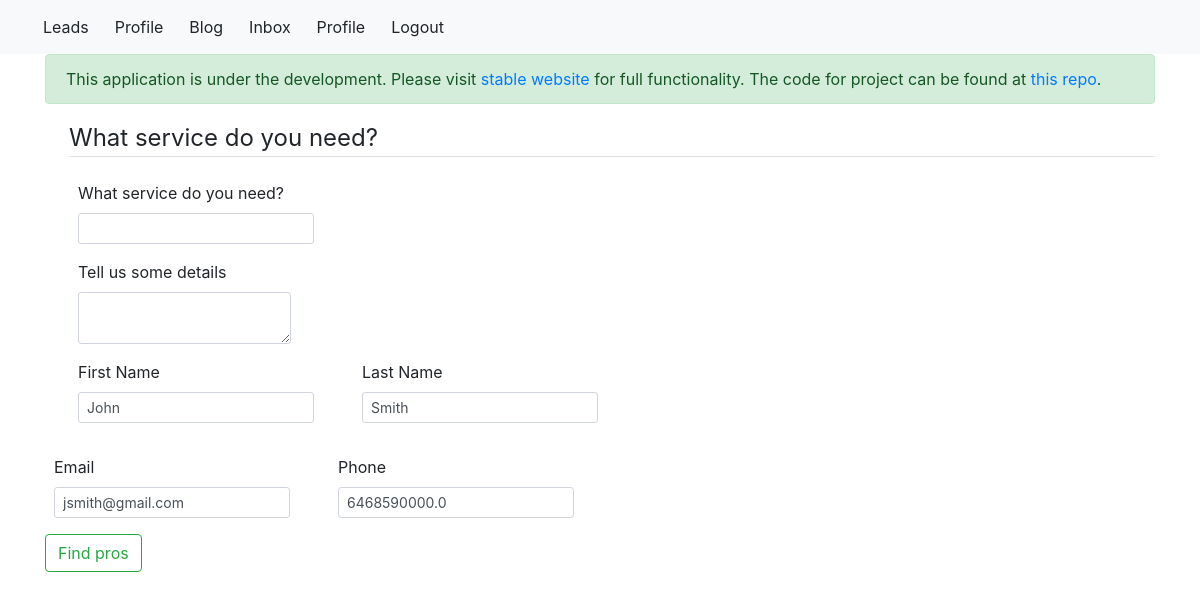
The app's page /service-request (signed in) with its own data.
### app/models.py (models this page shows, shortened)
class User(db.Model, UserMixin):
	id = db.Column(db.Integer, primary_key=True)
	first_name = db.Column(db.String(), nullable=False)
	last_name = db.Column(db.String(), nullable=False)
	email = db.Column(db.String(), nullable=False, unique=True)
	phone = db.Column(db.String(), unique=True)
	picture = db.Column(db.String(), default='https://www.hirerush.com/bundles/theme/images/how-brand.png')
	password = db.Column(db.String())

### app/routes.py (the view, shortened to what this page needs)
@app.route('/service-request', methods=['GET', 'POST'])
def service_request():
    form = ServiceRequestForm()
    try:
        form.phone.data = current_user.phone
        form.email.data = current_user.email
        form.first_name.data = current_user.first_name
        form.last_name.data = current_user.last_name
    except Exception:
        pass
    return render_template('service-request.html', title='Find Pros', form=form, beta=beta)

### app/forms.py (shortened to what this page needs)
class ServiceRequestForm(FlaskForm):
	def check_phone(self, phone):
		if not re.search(r'.*[0-9]{3}\D?[0-9]{3}\D?[0-9]{4}\D?', str(phone)):
			raise ValidationError('Invalid phone number')
	service = StringField('What service do you need?', validators=[DataRequired()])
	add_info = TextAreaField('Tell us some details')
	email = StringField('Email', validators=[DataRequired(), Email()])
	phone = StringField('Phone', validators=[DataRequired(), check_phone])
	first_name = StringField('First Name',
							validators=[DataRequired(),
										Length(min=2, max=40)])
	last_name = StringField('Last Name',
							validators=[DataRequired(),
										Length(min=2, max=40)])
	submit = SubmitField('Find pros')

### app/models.py (called while the page is built)
@login_manager.user_loader
def find_user(user_id):
	return User.query.get(int(user_id))

### app/templates/service-request.html (shortened to what this page needs)
{% extends "base.html" %}
{% block body %}
    <div class="content-section ml-4">
        <form method="POST" action="">
            <fieldset class="form-group">
                <legend class="border-bottom mb-4">What service do you need?</legend>
                <div class="row">
                	<div class="col-xs-6 ml-4 mr-4">
                        <div class="form-group">
                        	{{ form.service.label(class="form-control-label") }}
                            {% if form.service.errors %}
                                {{ form.service(class="form-control form-control-sm is-invalid") }}
                                <div class="invalid-feedback">
                                    {% for error in form.service.errors %}
                                        <span>{{ error }}</span>
                                    {% endfor %}
                                </div>
                            {% else %}
                                {{ form.service(class="form-control form-control-sm") }}
                            {% endif %}
                        </div>
                    </div>
                </div>
                <div class="row">
                	<div class="col-xs-6 ml-4 mr-4">
                        <div class="form-group">
                        	{{ form.add_info.label(class="form-control-label") }}
                            {% if form.add_info.errors %}
                                {{ form.add_info(class="form-control form-control-sm is-invalid") }}
                                <div class="invalid-feedback">
                                    {% for error in form.add_info.errors %}
                                        <span>{{ error }}</span>
                                    {% endfor %}
                                </div>
                            {% else %}
                                {{ form.add_info(class="form-control form-control-sm") }}
                            {% endif %}
                        </div>
                    </div>
                </div>
                <div class="row">
                	<div class="col-xs-6 ml-4 mr-4">
                        <div class="form-group">
                        	{{ form.first_name.label(class="form-control-label") }}
                            {% if form.first_name.errors %}
                                {{ form.first_name(class="form-control form-control-sm is-invalid") }}
                                <div class="invalid-feedback">
                                    {% for error in form.first_name.errors %}
                                        <span>{{ error }}</span>
                                    {% endfor %}
                                </div>
                            {% else %}
                                {{ form.first_name(class="form-control form-control-sm") }}
                            {% endif %}
                        </div>
                    </div>
                    <div class="col-xs-6 ml-4 mr-4">
                        <div class="form-group">
                        	{{ form.last_name.label(class="form-control-label") }}
                            {% if form.last_name.errors %}
                                {{ form.last_name(class="form-control form-control-sm is-invalid") }}
                                <div class="invalid-feedback">
                                    {% for error in form.last_name.errors %}
                                        <span>{{ error }}</span>
                                    {% endfor %}
                                </div>
                            {% else %}
                                {{ form.last_name(class="form-control form-control-sm") }}
                            {% endif %}
                        </div>
                    </div>
                    </div>
                </div>
                <div class="row">
                	<div class="col-xs-6 ml-4 mr-4">
                        <div class="form-group">
                        	{{ form.email.label(class="form-control-label") }}
                            {% if form.email.errors %}
                                {{ form.email(class="form-control form-control-sm is-invalid") }}
                                <div class="invalid-feedback">
                                    {% for error in form.email.errors %}
                                        <span>{{ error }}</span>
                                    {% endfor %}
                                </div>
                            {% else %}
                                {{ form.email(class="form-control form-control-sm") }}
                            {% endif %}
                        </div>
                    </div>
                    <div class="col-xs-6 ml-4 mr-4">
                        <div class="form-group">
                        	{{ form.phone.label(class="form-control-label") }}
                            {% if form.phone.errors %}
                                {{ form.phone(class="form-control form-control-sm is-invalid") }}
                                <div class="invalid-feedback">
                                    {% for error in form.phone.errors %}
                                        <span>{{ error }}</span>
                                    {% endfor %}
                                </div>
                            {% else %}
                                {{ form.phone(class="form-control form-control-sm") }}
                            {% endif %}
                        </div>
                    </div>
                </div>
            <div class="form-group">
                {{ form.submit(class="btn btn-outline-success") }}
            </div>
    </div>
{% endblock body %}

### records on screen
User: first_name "John", last_name "Smith", email "jsmith@gmail.com", phone "6468590000.0"
